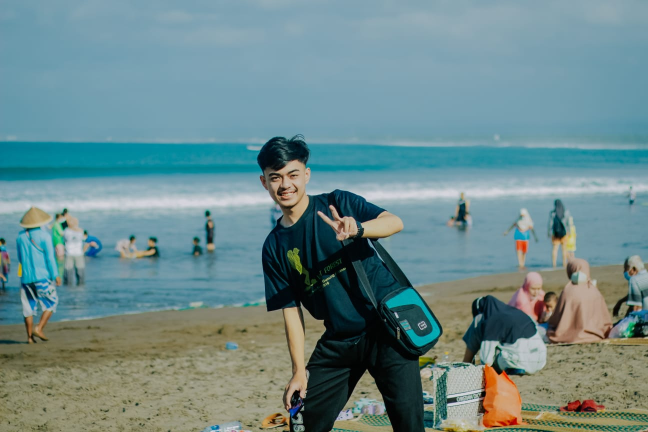
#> input picture alfoto.jpg, 1296 x 864 px (shown at 1/2 size)
$ jupyter execute Twrill.ipynb
#> lines starting #> are read from the running program, lines starting #| are printed output that depends on the picture
[cell 1]
import matplotlib.pyplot as plt
from skimage import data
from skimage.transform import swirl
from skimage import io

image = io.imread('alfoto.jpg')
#> image is the input picture: shape (864, 1296, 3); mean R, G, B 108.3, 137.6, 139.3
swirled = swirl(image, rotation=0, strength=10,
radius=4000)
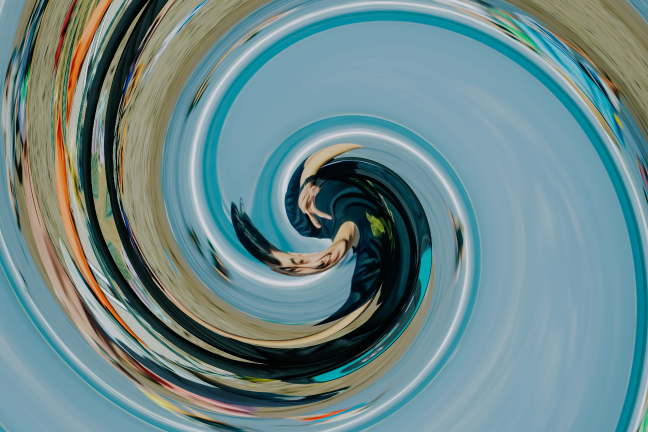
#> swirled: shape (864, 1296, 3) float64 (shown at 1/2 size); mean R, G, B 0.42, 0.534, 0.542
fig, (ax0, ax1) = plt.subplots(nrows=1, ncols=2,
figsize=(8, 3),
 sharex=True,
sharey=True)
ax0.imshow(image, cmap=plt.cm.gray)
ax0.axis('off')
ax1.imshow(swirled, cmap=plt.cm.gray)
ax1.axis('off')
plt.show()
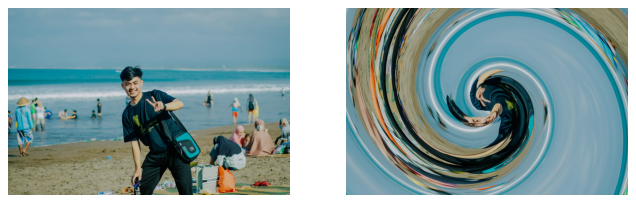
#> figure drawn by matplotlib, 2 panels
